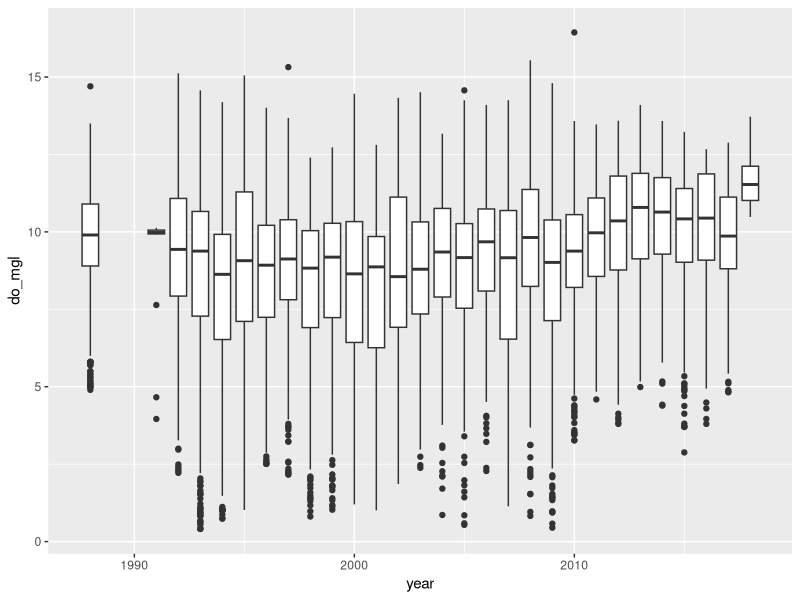
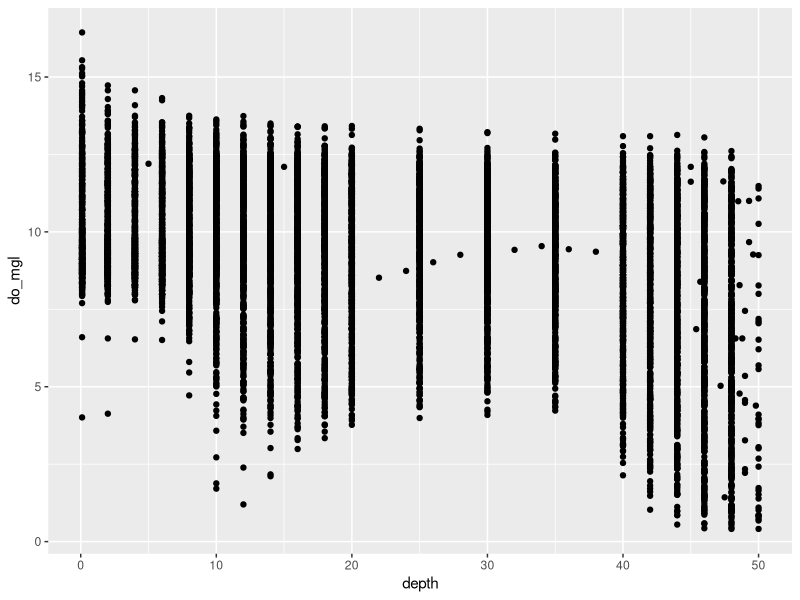
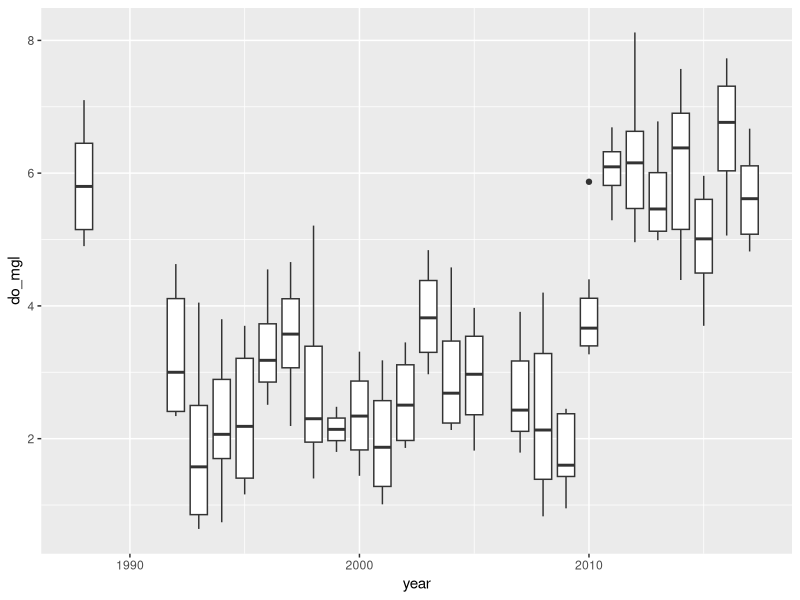
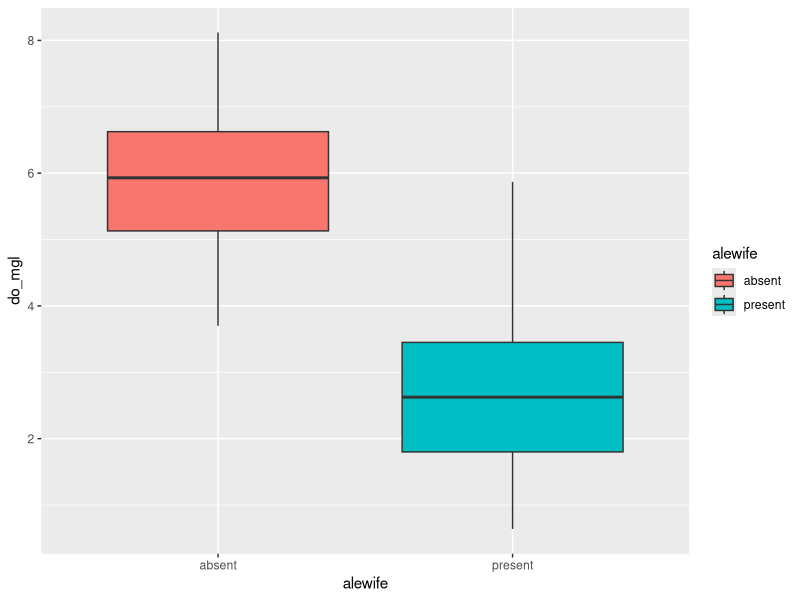
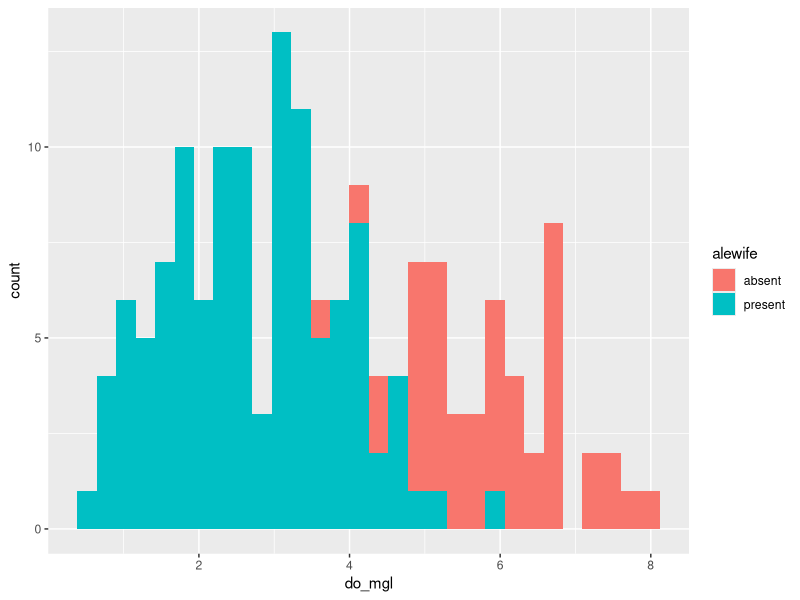
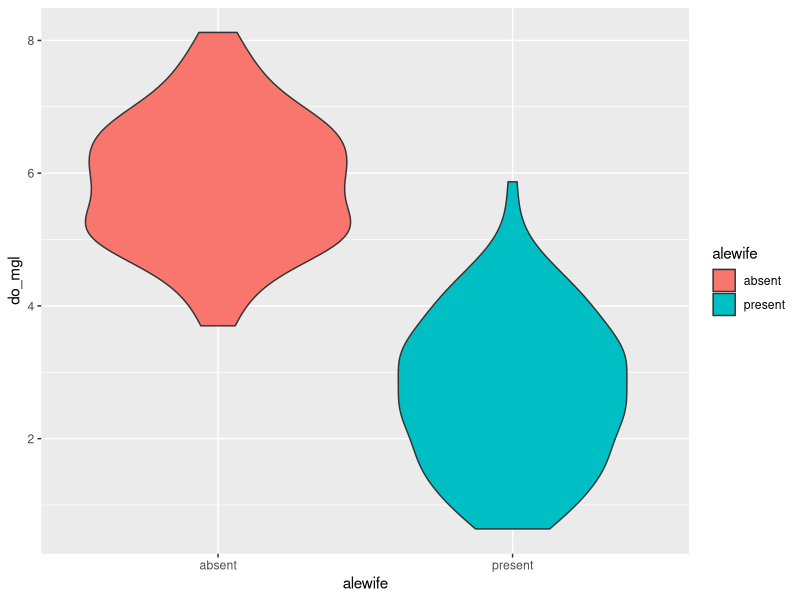
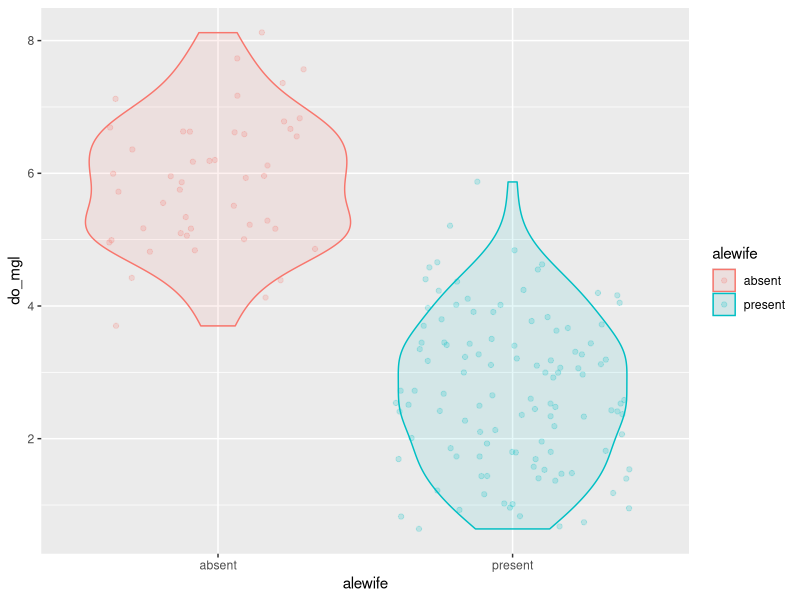
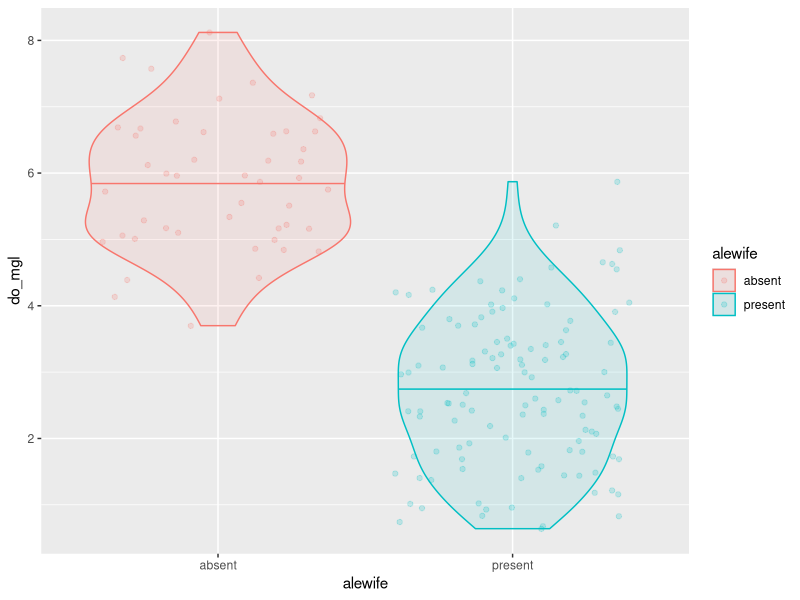

Here is the R script that generated these plots, in order:
## ---- chunk 1

## ---- chunk 2
library(tidyverse)

## ---- chunk 3
otsego <- read.csv(file = "data/physical.csv", header = TRUE)

## ---- chunk 4
# Insert code for this here
# This is a reminder for me to have people
# do this, not a leftover reminder to put code here.
# Do it. I'll demonstrate, don't worry!

## ---- chunk 5
# This will do it all at once!
ann <- # Front-end object assignment
  otsego %>% # Pass otsego to the group_by function
  group_by(year) %>% # Group by year and pass to summarize
  summarize(avg = mean(do_mgl))
## ---- chunk 6
tempdf <- group_by(otsego, year) # Create data frame to hold grouped data
ann <- summarize( tempdf, avg = mean(do_mgl) ) # Summarize mean do_mgl by year

## ---- chunk 7
ann <- # Front-end object assignment
  otsego %>% # Pass otsego to the group_by function
  group_by(year) %>% # Group by year and pass to summarize
  summarize(avg = mean(do_mgl, na.rm = TRUE))
## ---- chunk 8
bp <- ggplot(otsego, aes(x = year, y = do_mgl)) +
  geom_boxplot(aes(group = year))

print(bp)
## ---- chunk 9
sp <- ggplot(otsego, aes(x = depth, y = do_mgl)) +
  geom_point()

print(sp)
## ---- chunk 10
hypo <- # Front-end object assignment
  otsego %>% # Pass otsego to the subset function
  subset(depth > 40 & month == 10) # Select depths > 40 m in October
## ---- chunk 11
ggplot(hypo, aes(x = year, y = do_mgl)) +
  geom_boxplot(mapping = aes(group = year))

## ---- chunk 12
hypo <- hypo %>%
  subset(year > 1988)

## ---- chunk 13
hypo$alewife <- "present"
## ---- chunk 14
hypo$alewife[hypo$year > 2010] <- "absent"

## ---- chunk 15
# Insert code for this here
# This is a reminder for me to have people
# do this, not a leftover reminder to put code here.
# Do it. I'll demonstrate, don't worry!

## ---- chunk 16
ggplot(hypo, aes(x = alewife, y = do_mgl, fill = alewife)) +
  geom_boxplot()

## ---- chunk 17
ggplot(hypo, aes(x = do_mgl, fill = alewife)) +
  geom_histogram()

## ---- chunk 18
ggplot(hypo, aes(x = alewife, y = do_mgl, fill = alewife)) +
  geom_violin()

## ---- chunk 19
ggplot(hypo, 
       aes(x = alewife, y = do_mgl, color = alewife, fill = alewife)) +
  geom_violin(alpha = 0.10) +
  geom_jitter(alpha = 0.20)

## ---- chunk 20
ggplot(hypo, 
       aes(x = alewife, y = do_mgl, color = alewife, fill = alewife)) +
  geom_violin(alpha = 0.10, draw_quantiles = 0.50) +
  geom_jitter(alpha = 0.20)

## ---- chunk 21
ggplot(hypo, 
       aes(x = alewife, y = do_mgl, color = alewife, fill = alewife)) +
  geom_violin(alpha = 0.10, draw_quantiles = 0.50) +
  geom_jitter(alpha = 0.20) +
  scale_x_discrete(labels = c("Absent", "Present")) +
  xlab("Alewife presence or absence") +
  ylab("Dissolved oxygen (mg/l)") +
  labs(fill = "Alewife", color = "Alewife") +
  theme(axis.title.x = element_text(vjust = -1),
        axis.title.y = element_text(vjust = 3)
        )

## ---- chunk 22
ggplot(hypo, 
       aes(x = alewife, y = do_mgl, color = alewife, fill = alewife)) +
  geom_violin(alpha = 0.10, draw_quantiles = 0.50) +
  geom_jitter(alpha = 0.20) +
  scale_x_discrete(labels = c("Absent", "Present")) +
  xlab("Alewife presence or absence") +
  ylab("Dissolved oxygen (mg/l)") +
  labs(fill = "Alewife", color = "Alewife") +
  theme_bw() +
  theme(axis.title.x = element_text(vjust = -1),
        axis.title.y = element_text(vjust = 3),
        panel.grid = element_blank()
        )

## ---- chunk 23
ggplot(hypo, 
       aes(x = alewife, y = do_mgl, color = alewife, fill = alewife)) +
  geom_violin(alpha = 0.10, draw_quantiles = 0.50) +
  geom_jitter(alpha = 0.20) +
  scale_x_discrete(labels = c("Absent", "Present")) +
  scale_fill_manual(values = c("gray40", "black")) +
  scale_color_manual(values = c("gray40", "black")) +
  xlab("Alewife presence or absence") +
  ylab("Dissolved oxygen (mg/l)") +
  labs(fill = "Alewife", color = "Alewife") +
  theme_bw() +
  theme(axis.title.x = element_text(vjust = -1),
        axis.title.y = element_text(vjust = 3),
        panel.grid = element_blank()
        )

## ---- chunk 24
ggplot(hypo, 
       aes(x = alewife, y = do_mgl, color = alewife, fill = alewife)) +
  geom_boxplot(alpha = 0.10, width = 0.3) +
  geom_jitter(alpha = 0.20, width = .1) +
  scale_x_discrete(labels = c("Absent", "Present")) +
  scale_fill_manual(values = c("gray40", "black")) +
  scale_color_manual(values = c("gray40", "black")) +
  xlab("Alewife presence or absence") +
  ylab("Dissolved oxygen (mg/l)") +
  labs(fill = "Alewife", color = "Alewife") +
  theme_bw() +
  theme(axis.title.x = element_text(vjust = -1),
        axis.title.y = element_text(vjust = 3),
        panel.grid = element_blank()
        )

## ---- chunk 25
ggplot(hypo, 
       aes(x = do_mgl, color = alewife, fill = alewife)) +
  geom_histogram(alpha = 0.20) +
  scale_fill_manual(values = c("gray40", "black")) +
  scale_color_manual(values = c("gray40", "black")) +
  ylab("Frequency of observation") +
  xlab("Dissolved oxygen (mg/l)") +
  labs(fill = "Alewife", color = "Alewife") +
  theme_bw() +
  theme(axis.title.x = element_text(vjust = -1),
        axis.title.y = element_text(vjust = 3),
        panel.grid = element_blank()
        )

## ---- chunk 26
ggplot(hypo, 
       aes(x = do_mgl, color = alewife, fill = alewife)) +
  geom_histogram(alpha = 0.20) +
  scale_fill_manual(values = c("gray40", "black")) +
  scale_color_manual(values = c("gray40", "black")) +
  ylab("Frequency of observation") +
  xlab("Dissolved oxygen (mg/l)") +
  labs(fill = "Alewife", color = "Alewife") +
  facet_wrap(~alewife) +
  theme_bw() +
  theme(axis.title.x = element_text(vjust = -1),
        axis.title.y = element_text(vjust = 3),
        panel.grid = element_blank()
        )

